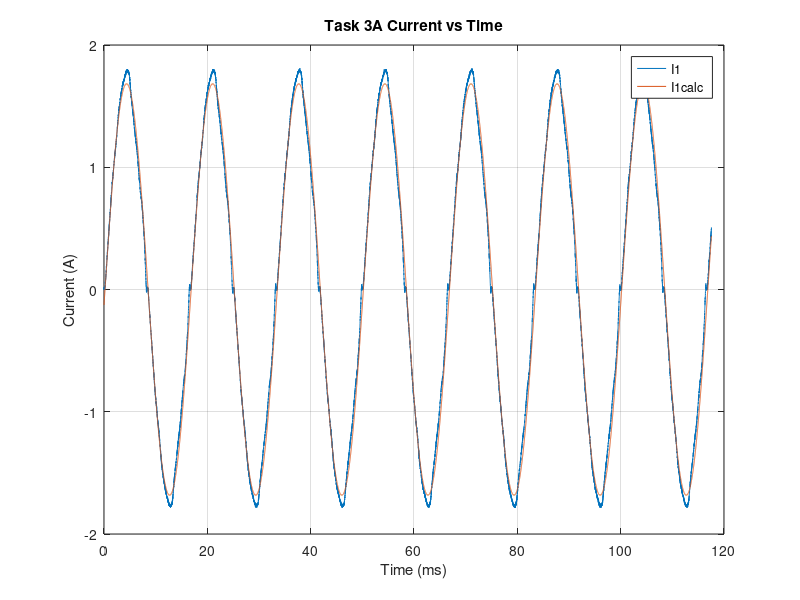

Here is the MATLAB script that generated this plot: (Note: this script raises an error after producing the figure.)
% Task 5E
%{
Use the measured/recorded current from Task 3A, first plot the recorded
current waveform. How close is this waveform to an ideal sinusoid? Use
MATLAB FFT commend (or an equivalent tool) to calculate the harmonic
content. Also plot this content where the harmonic amplitudes are either in
Amps or normalized with respect to the fundamental component, same as you
did in Task 5D.

What could be the result of such loads on the AC Mains?

%}
fileID = fopen('lab1D_task3_heavyLoad_BandP.txt','r');
fgetl(fileID); % Read and discard the first line

[A count] = fscanf(fileID,'%f %f %f %f %f %f %f\n',[7 Inf]);

fclose(fileID);
t = A(1,:);
V1 = A(2,:);
V2 = A(3,:);
V3 = A(4,:);
I1 = A(5,:);
I2 = A(6,:);
I3 = A(7,:);

I1a = sqrt(2)*1.19*cos(2*pi*60/1000*t+deg2rad(-94.3));

figure(1); clf;
plot(t,I1,t,I1a);
title('Task 3A Current vs Time');
xlabel('Time (ms)');
ylabel('Current (A)');
legend('I1','I1calc');
grid on;

figure(2); clf;
vec = [t,I1];
T = (t(2)-t(1))*1e-3; % Set the sample period by the difference between two adjacent time points in ms
Fs = 1/T;
t_vec = 0:1/Fs:t(1,end); % Set up an even time vector by using the sample period and the last time measurement
L = length(I1);
X = fft(I1,L);
X = X(1:L/2); % Take half the frequency spectrum
mx = abs(X/L); % Magnitude;
f = (0:L/2-1)*Fs/L; % Create the frequency vector
stem(f,2*mx,Linewidth=2.5);
xlim([0 500]); % Set where you want to look
xlabel("Frequency (Hz)");
ylabel('Current');
title('Current vs. Frequency Task 3A');
